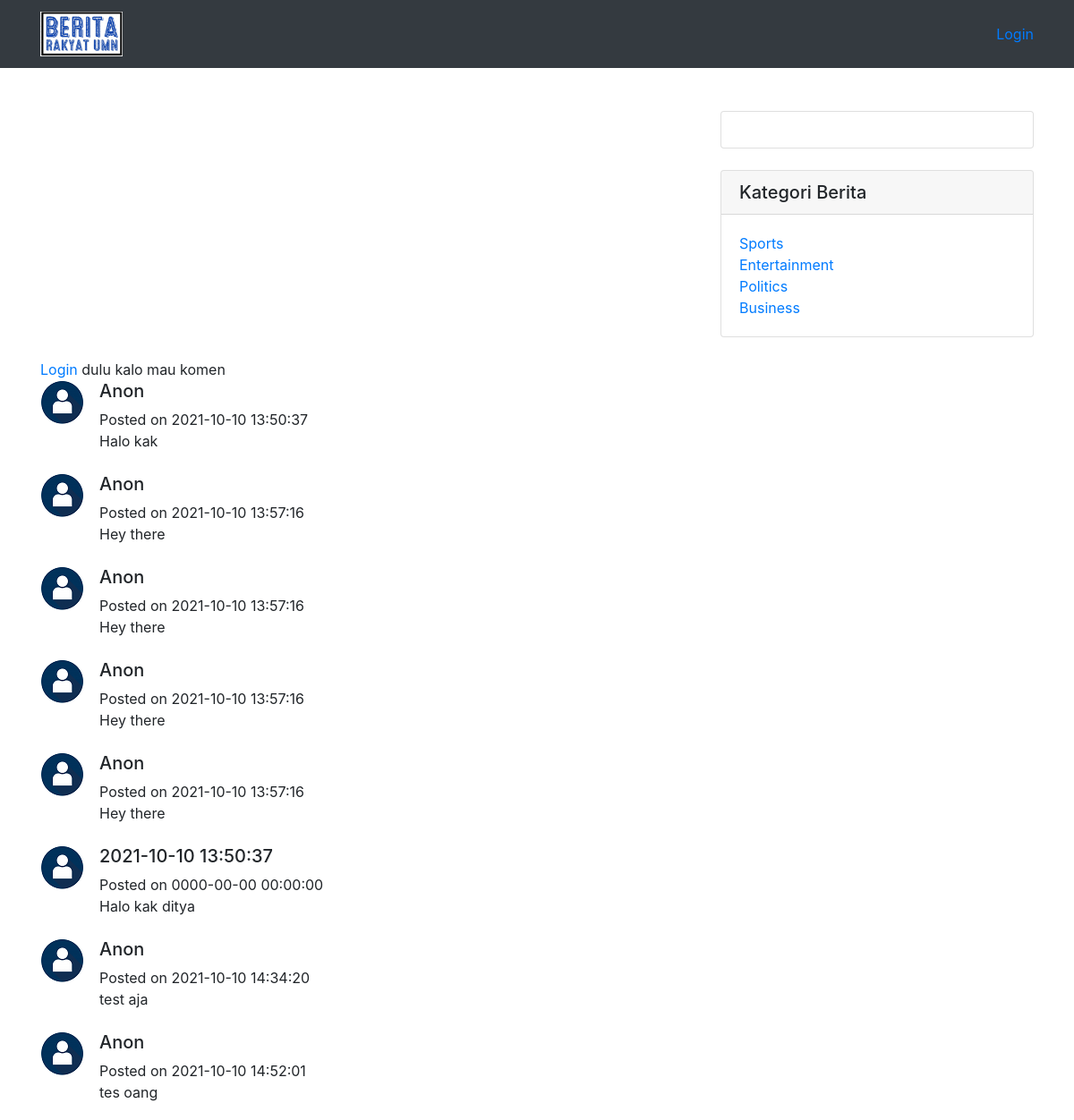
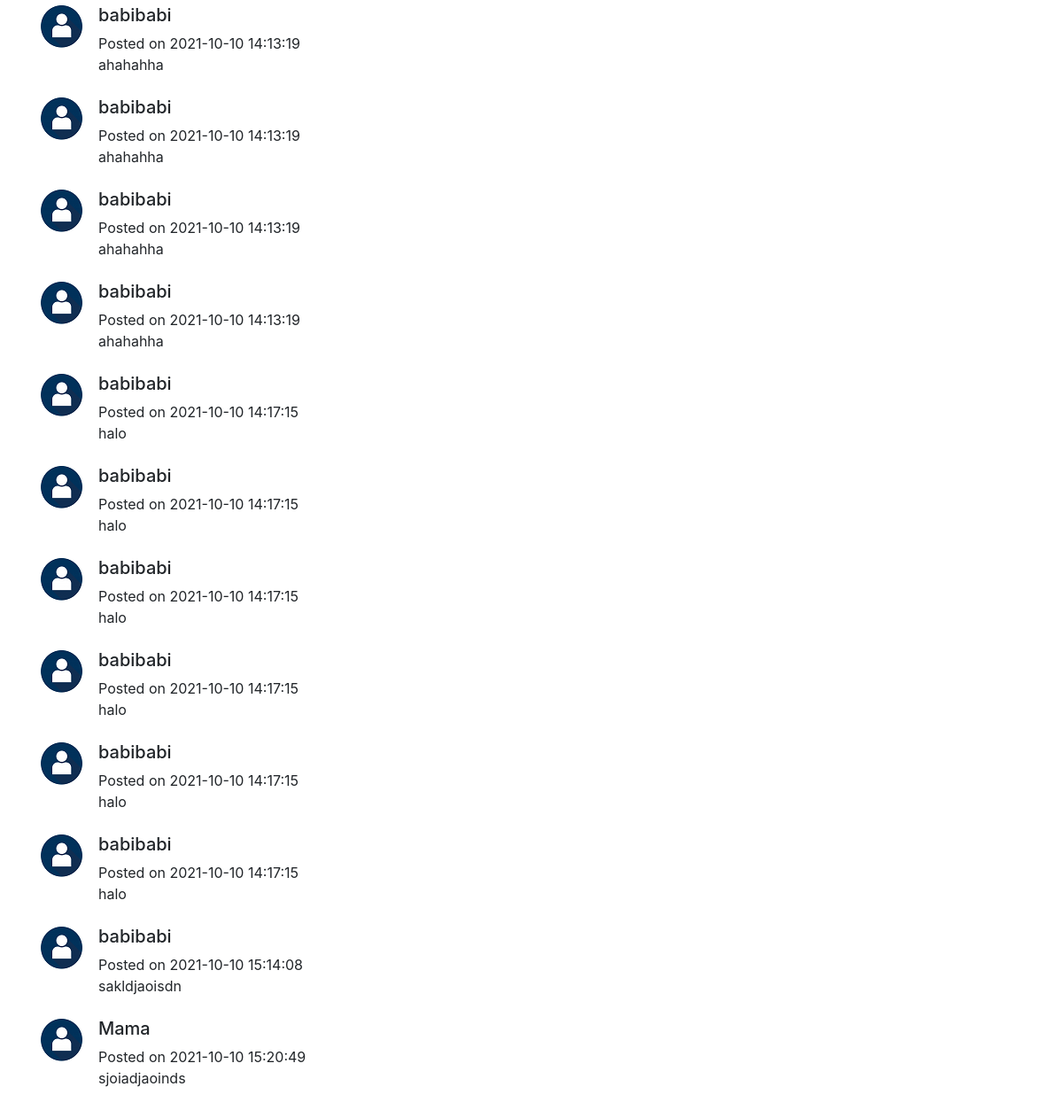
The app's page /newsportal/news-details.php with its own data (2 pictures, top to bottom).
### tables this page shows
CREATE TABLE `tblcategory` (
  `id` int(11) NOT NULL,
  `CategoryName` varchar(200) DEFAULT NULL,
  `Description` mediumtext DEFAULT NULL,
  `PostingDate` timestamp NULL DEFAULT current_timestamp(),
  `UpdationDate` timestamp NULL DEFAULT NULL,
  `Is_Active` int(1) DEFAULT NULL
);

CREATE TABLE `comments` (
  `cid` int(11) NOT NULL,
  `uid` varchar(256) NOT NULL,
  `date` datetime NOT NULL,
  `message` text NOT NULL
);

### newsportal/news-details.php (the view, shortened to what this page needs)
<?php
include('includes/config.php');
?>
<!DOCTYPE html>
<html lang="en">
<head>
  <link href="vendor/bootstrap/css/bootstrap.min.css" rel="stylesheet">
  <link href="css/modern-business.css" rel="stylesheet">
</head>
<body>
  <nav class="navbar fixed-top navbar-expand-lg navbar-dark bg-dark fixed-top">
      <div class="container">
        <a class="navbar-brand" href="Home.php"><img src="images\Logo.png" height="50"></a>
        <?php
    if(isset($_SESSION['username'])){
        echo "<form method='POST' action='".userLogout()."'>
        <button type='submit' name='logoutSubmit'>Log Out</button>
    </form>";
    } else {
      echo "<a href='login.php'>Login</a>";
    }
    ?>
      </div>
    </nav>
  <div class="container">
    <div class="row" style="margin-top: 4%">
      <div class="col-md-8">
      </div>
      <?php include('includes/sidebar.php');?>
    </div>
    <?php
if(isset($_SESSION['username'])){
    echo "<form method='POST' action='".setComments($con)."'>
    <input type='hidden' name='uid' value='".$_SESSION['username']."'>
    <input type='hidden' name='date' value='".date('Y-m-d H:i:s')."'>
    <textarea name='message'></textarea><br>
    <button type='submit' name='commentSubmit'>Comments</button>
</form>";
} else {
    echo "<a href='login.php'>Login</a> dulu kalo mau komen";
}
    ?>
        <?php
  $query=mysqli_query($con,"SELECT uid,message,date FROM comments");
 while ($row=mysqli_fetch_array($query)) {
 ?>
         <div class="media mb-4">
           <img class="d-flex mr-3 rounded-circle" src="images/usericon.png" alt="">
           <div class="media-body">
             <h5 class="mt-0"><?php echo htmlentities($row['uid']);?> <br />
             </h5>
            <div>
             Posted on <?php echo htmlentities($row['date']);?>
            </div>
             <?php echo htmlentities($row['message']);?>
          </div>
        </div>
        <?php } ?>
</body>
</html>

### newsportal/includes/sidebar.php (shortened to what this page needs)
<div class="col-md-4">
  <div class="card mb-4">
    <div class="card-body">
    </div>
  </div>
</div>
<div class="card mb-4">
  <h5 class="card-header">Kategori Berita</h5>
  <div class="card-body">
    <div class="row">
      <div class="col-lg-6">
        <ul class="list-unstyled mb-0">
          <?php $query=mysqli_query($con,"select id,CategoryName from tblcategory");
            while($row=mysqli_fetch_array($query))
          {
          ?>
          <li>
            <a
              href="category.php?catid=<?php echo htmlentities($row['id'])?>"><?php echo htmlentities($row['CategoryName']);?></a>
          </li>
          <?php } ?>
        </ul>
      </div>
    </div>
  </div>
</div>
</div>

### newsportal/css/modern-business.css (style rules this page uses)
body { padding-top: 54px; }
@media (min-width: 992px) { body { padding-top: 56px; } }

### records on screen
tblcategory: CategoryName "Sports"
tblcategory: CategoryName "Entertainment"
tblcategory: CategoryName "Politics"
tblcategory: CategoryName "Business"
comments: uid "Anon", date "2021-10-10 13:50:37", message "Halo kak"
comments: uid "Anon", date "2021-10-10 13:57:16", message "Hey there"
comments: uid "Anon", date "2021-10-10 13:57:16", message "Hey there"
comments: uid "Anon", date "2021-10-10 13:57:16", message "Hey there"
comments: uid "Anon", date "2021-10-10 13:57:16", message "Hey there"
comments: uid "2021-10-10 13:50:37", date "0000-00-00 00:00:00", message "Halo kak ditya"
comments: uid "Anon", date "2021-10-10 14:34:20", message "test aja"
comments: uid "Anon", date "2021-10-10 14:52:01", message "tes oang"
comments: uid "babibabi", date "2021-10-10 14:13:19", message "ahahahha"
comments: uid "babibabi", date "2021-10-10 14:13:19", message "ahahahha"
comments: uid "babibabi", date "2021-10-10 14:13:19", message "ahahahha"
comments: uid "babibabi", date "2021-10-10 14:13:19", message "ahahahha"
comments: uid "babibabi", date "2021-10-10 14:17:15", message "halo"
comments: uid "babibabi", date "2021-10-10 14:17:15", message "halo"
comments: uid "babibabi", date "2021-10-10 14:17:15", message "halo"
comments: uid "babibabi", date "2021-10-10 14:17:15", message "halo"
comments: uid "babibabi", date "2021-10-10 14:17:15", message "halo"
comments: uid "babibabi", date "2021-10-10 14:17:15", message "halo"
comments: uid "babibabi", date "2021-10-10 15:14:08", message "sakldjaoisdn"
comments: uid "Mama", date "2021-10-10 15:20:49", message "sjoiadjaoinds"
